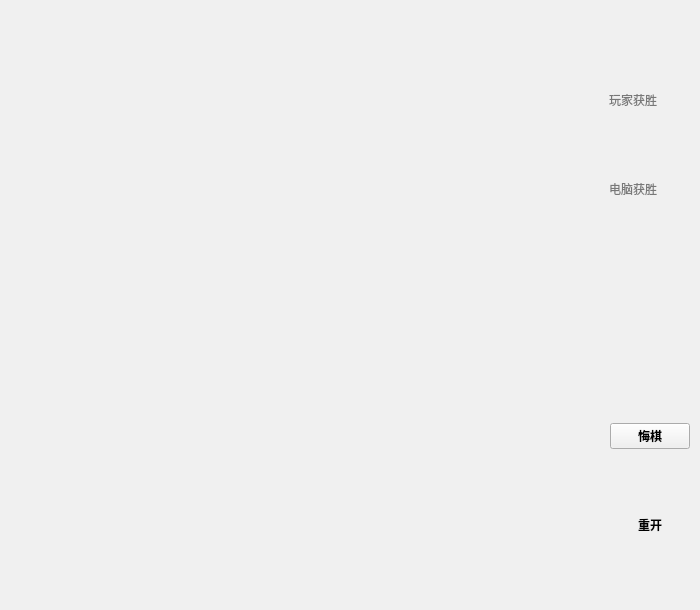
<?xml version="1.0" encoding="UTF-8"?>
<ui version="4.0">
 <class>Widget</class>
 <widget class="QWidget" name="Widget">
  <property name="enabled">
   <bool>true</bool>
  </property>
  <property name="geometry">
   <rect>
    <x>0</x>
    <y>0</y>
    <width>700</width>
    <height>610</height>
   </rect>
  </property>
  <property name="sizePolicy">
   <sizepolicy hsizetype="Fixed" vsizetype="Fixed">
    <horstretch>0</horstretch>
    <verstretch>0</verstretch>
   </sizepolicy>
  </property>
  <property name="minimumSize">
   <size>
    <width>700</width>
    <height>610</height>
   </size>
  </property>
  <property name="maximumSize">
   <size>
    <width>700</width>
    <height>610</height>
   </size>
  </property>
  <property name="palette">
   <palette>
    <active>
     <colorrole role="WindowText">
      <brush brushstyle="SolidPattern">
       <color alpha="255">
        <red>255</red>
        <green>0</green>
        <blue>0</blue>
       </color>
      </brush>
     </colorrole>
     <colorrole role="Button">
      <brush brushstyle="SolidPattern">
       <color alpha="255">
        <red>240</red>
        <green>240</green>
        <blue>240</blue>
       </color>
      </brush>
     </colorrole>
     <colorrole role="Light">
      <brush brushstyle="SolidPattern">
       <color alpha="255">
        <red>255</red>
        <green>255</green>
        <blue>255</blue>
       </color>
      </brush>
     </colorrole>
     <colorrole role="Midlight">
      <brush brushstyle="SolidPattern">
       <color alpha="255">
        <red>227</red>
        <green>227</green>
        <blue>227</blue>
       </color>
      </brush>
     </colorrole>
     <colorrole role="Dark">
      <brush brushstyle="SolidPattern">
       <color alpha="255">
        <red>160</red>
        <green>160</green>
        <blue>160</blue>
       </color>
      </brush>
     </colorrole>
     <colorrole role="Mid">
      <brush brushstyle="SolidPattern">
       <color alpha="255">
        <red>160</red>
        <green>160</green>
        <blue>160</blue>
       </color>
      </brush>
     </colorrole>
     <colorrole role="Text">
      <brush brushstyle="SolidPattern">
       <color alpha="255">
        <red>255</red>
        <green>0</green>
        <blue>0</blue>
       </color>
      </brush>
     </colorrole>
     <colorrole role="BrightText">
      <brush brushstyle="SolidPattern">
       <color alpha="255">
        <red>255</red>
        <green>255</green>
        <blue>255</blue>
       </color>
      </brush>
     </colorrole>
     <colorrole role="ButtonText">
      <brush brushstyle="SolidPattern">
       <color alpha="255">
        <red>0</red>
        <green>0</green>
        <blue>0</blue>
       </color>
      </brush>
     </colorrole>
     <colorrole role="Base">
      <brush brushstyle="SolidPattern">
       <color alpha="255">
        <red>255</red>
        <green>255</green>
        <blue>255</blue>
       </color>
      </brush>
     </colorrole>
     <colorrole role="Window">
      <brush brushstyle="SolidPattern">
       <color alpha="255">
        <red>255</red>
        <green>170</green>
        <blue>0</blue>
       </color>
      </brush>
     </colorrole>
     <colorrole role="Shadow">
      <brush brushstyle="SolidPattern">
       <color alpha="255">
        <red>105</red>
        <green>105</green>
        <blue>105</blue>
       </color>
      </brush>
     </colorrole>
     <colorrole role="Highlight">
      <brush brushstyle="SolidPattern">
       <color alpha="255">
        <red>0</red>
        <green>120</green>
        <blue>215</blue>
       </color>
      </brush>
     </colorrole>
     <colorrole role="HighlightedText">
      <brush brushstyle="SolidPattern">
       <color alpha="255">
        <red>255</red>
        <green>255</green>
        <blue>255</blue>
       </color>
      </brush>
     </colorrole>
     <colorrole role="Link">
      <brush brushstyle="SolidPattern">
       <color alpha="255">
        <red>0</red>
        <green>0</green>
        <blue>255</blue>
       </color>
      </brush>
     </colorrole>
     <colorrole role="LinkVisited">
      <brush brushstyle="SolidPattern">
       <color alpha="255">
        <red>255</red>
        <green>0</green>
        <blue>255</blue>
       </color>
      </brush>
     </colorrole>
     <colorrole role="AlternateBase">
      <brush brushstyle="SolidPattern">
       <color alpha="255">
        <red>245</red>
        <green>245</green>
        <blue>245</blue>
       </color>
      </brush>
     </colorrole>
     <colorrole role="NoRole">
      <brush brushstyle="NoBrush">
       <color alpha="255">
        <red>0</red>
        <green>0</green>
        <blue>0</blue>
       </color>
      </brush>
     </colorrole>
     <colorrole role="ToolTipBase">
      <brush brushstyle="SolidPattern">
       <color alpha="255">
        <red>255</red>
        <green>255</green>
        <blue>220</blue>
       </color>
      </brush>
     </colorrole>
     <colorrole role="ToolTipText">
      <brush brushstyle="SolidPattern">
       <color alpha="255">
        <red>0</red>
        <green>0</green>
        <blue>0</blue>
       </color>
      </brush>
     </colorrole>
     <colorrole role="PlaceholderText">
      <brush brushstyle="NoBrush">
       <color alpha="128">
        <red>255</red>
        <green>0</green>
        <blue>0</blue>
       </color>
      </brush>
     </colorrole>
    </active>
    <inactive>
     <colorrole role="WindowText">
      <brush brushstyle="SolidPattern">
       <color alpha="255">
        <red>0</red>
        <green>0</green>
        <blue>0</blue>
       </color>
      </brush>
     </colorrole>
     <colorrole role="Button">
      <brush brushstyle="SolidPattern">
       <color alpha="255">
        <red>240</red>
        <green>240</green>
        <blue>240</blue>
       </color>
      </brush>
     </colorrole>
     <colorrole role="Light">
      <brush brushstyle="SolidPattern">
       <color alpha="255">
        <red>255</red>
        <green>255</green>
        <blue>255</blue>
       </color>
      </brush>
     </colorrole>
     <colorrole role="Midlight">
      <brush brushstyle="SolidPattern">
       <color alpha="255">
        <red>227</red>
        <green>227</green>
        <blue>227</blue>
       </color>
      </brush>
     </colorrole>
     <colorrole role="Dark">
      <brush brushstyle="SolidPattern">
       <color alpha="255">
        <red>160</red>
        <green>160</green>
        <blue>160</blue>
       </color>
      </brush>
     </colorrole>
     <colorrole role="Mid">
      <brush brushstyle="SolidPattern">
       <color alpha="255">
        <red>160</red>
        <green>160</green>
        <blue>160</blue>
       </color>
      </brush>
     </colorrole>
     <colorrole role="Text">
      <brush brushstyle="SolidPattern">
       <color alpha="255">
        <red>0</red>
        <green>0</green>
        <blue>0</blue>
       </color>
      </brush>
     </colorrole>
     <colorrole role="BrightText">
      <brush brushstyle="SolidPattern">
       <color alpha="255">
        <red>255</red>
        <green>255</green>
        <blue>255</blue>
       </color>
      </brush>
     </colorrole>
     <colorrole role="ButtonText">
      <brush brushstyle="SolidPattern">
       <color alpha="255">
        <red>0</red>
        <green>0</green>
        <blue>0</blue>
       </color>
      </brush>
     </colorrole>
     <colorrole role="Base">
      <brush brushstyle="SolidPattern">
       <color alpha="255">
        <red>255</red>
        <green>255</green>
        <blue>255</blue>
       </color>
      </brush>
     </colorrole>
     <colorrole role="Window">
      <brush brushstyle="SolidPattern">
       <color alpha="255">
        <red>240</red>
        <green>240</green>
        <blue>240</blue>
       </color>
      </brush>
     </colorrole>
     <colorrole role="Shadow">
      <brush brushstyle="SolidPattern">
       <color alpha="255">
        <red>105</red>
        <green>105</green>
        <blue>105</blue>
       </color>
      </brush>
     </colorrole>
     <colorrole role="Highlight">
      <brush brushstyle="SolidPattern">
       <color alpha="255">
        <red>240</red>
        <green>240</green>
        <blue>240</blue>
       </color>
      </brush>
     </colorrole>
     <colorrole role="HighlightedText">
      <brush brushstyle="SolidPattern">
       <color alpha="255">
        <red>0</red>
        <green>0</green>
        <blue>0</blue>
       </color>
      </brush>
     </colorrole>
     <colorrole role="Link">
      <brush brushstyle="SolidPattern">
       <color alpha="255">
        <red>0</red>
        <green>0</green>
        <blue>255</blue>
       </color>
      </brush>
     </colorrole>
     <colorrole role="LinkVisited">
      <brush brushstyle="SolidPattern">
       <color alpha="255">
        <red>255</red>
        <green>0</green>
        <blue>255</blue>
       </color>
      </brush>
     </colorrole>
     <colorrole role="AlternateBase">
      <brush brushstyle="SolidPattern">
       <color alpha="255">
        <red>245</red>
        <green>245</green>
        <blue>245</blue>
       </color>
      </brush>
     </colorrole>
     <colorrole role="NoRole">
      <brush brushstyle="NoBrush">
       <color alpha="255">
        <red>0</red>
        <green>0</green>
        <blue>0</blue>
       </color>
      </brush>
     </colorrole>
     <colorrole role="ToolTipBase">
      <brush brushstyle="SolidPattern">
       <color alpha="255">
        <red>255</red>
        <green>255</green>
        <blue>220</blue>
       </color>
      </brush>
     </colorrole>
     <colorrole role="ToolTipText">
      <brush brushstyle="SolidPattern">
       <color alpha="255">
        <red>0</red>
        <green>0</green>
        <blue>0</blue>
       </color>
      </brush>
     </colorrole>
     <colorrole role="PlaceholderText">
      <brush brushstyle="NoBrush">
       <color alpha="128">
        <red>255</red>
        <green>0</green>
        <blue>0</blue>
       </color>
      </brush>
     </colorrole>
    </inactive>
    <disabled>
     <colorrole role="WindowText">
      <brush brushstyle="SolidPattern">
       <color alpha="255">
        <red>120</red>
        <green>120</green>
        <blue>120</blue>
       </color>
      </brush>
     </colorrole>
     <colorrole role="Button">
      <brush brushstyle="SolidPattern">
       <color alpha="255">
        <red>240</red>
        <green>240</green>
        <blue>240</blue>
       </color>
      </brush>
     </colorrole>
     <colorrole role="Light">
      <brush brushstyle="SolidPattern">
       <color alpha="255">
        <red>255</red>
        <green>255</green>
        <blue>255</blue>
       </color>
      </brush>
     </colorrole>
     <colorrole role="Midlight">
      <brush brushstyle="SolidPattern">
       <color alpha="255">
        <red>247</red>
        <green>247</green>
        <blue>247</blue>
       </color>
      </brush>
     </colorrole>
     <colorrole role="Dark">
      <brush brushstyle="SolidPattern">
       <color alpha="255">
        <red>160</red>
        <green>160</green>
        <blue>160</blue>
       </color>
      </brush>
     </colorrole>
     <colorrole role="Mid">
      <brush brushstyle="SolidPattern">
       <color alpha="255">
        <red>160</red>
        <green>160</green>
        <blue>160</blue>
       </color>
      </brush>
     </colorrole>
     <colorrole role="Text">
      <brush brushstyle="SolidPattern">
       <color alpha="255">
        <red>120</red>
        <green>120</green>
        <blue>120</blue>
       </color>
      </brush>
     </colorrole>
     <colorrole role="BrightText">
      <brush brushstyle="SolidPattern">
       <color alpha="255">
        <red>255</red>
        <green>255</green>
        <blue>255</blue>
       </color>
      </brush>
     </colorrole>
     <colorrole role="ButtonText">
      <brush brushstyle="SolidPattern">
       <color alpha="255">
        <red>120</red>
        <green>120</green>
        <blue>120</blue>
       </color>
      </brush>
     </colorrole>
     <colorrole role="Base">
      <brush brushstyle="SolidPattern">
       <color alpha="255">
        <red>255</red>
        <green>170</green>
        <blue>0</blue>
       </color>
      </brush>
     </colorrole>
     <colorrole role="Window">
      <brush brushstyle="SolidPattern">
       <color alpha="255">
        <red>255</red>
        <green>170</green>
        <blue>0</blue>
       </color>
      </brush>
     </colorrole>
     <colorrole role="Shadow">
      <brush brushstyle="SolidPattern">
       <color alpha="255">
        <red>0</red>
        <green>0</green>
        <blue>0</blue>
       </color>
      </brush>
     </colorrole>
     <colorrole role="Highlight">
      <brush brushstyle="SolidPattern">
       <color alpha="255">
        <red>0</red>
        <green>120</green>
        <blue>215</blue>
       </color>
      </brush>
     </colorrole>
     <colorrole role="HighlightedText">
      <brush brushstyle="SolidPattern">
       <color alpha="255">
        <red>255</red>
        <green>255</green>
        <blue>255</blue>
       </color>
      </brush>
     </colorrole>
     <colorrole role="Link">
      <brush brushstyle="SolidPattern">
       <color alpha="255">
        <red>0</red>
        <green>0</green>
        <blue>255</blue>
       </color>
      </brush>
     </colorrole>
     <colorrole role="LinkVisited">
      <brush brushstyle="SolidPattern">
       <color alpha="255">
        <red>255</red>
        <green>0</green>
        <blue>255</blue>
       </color>
      </brush>
     </colorrole>
     <colorrole role="AlternateBase">
      <brush brushstyle="SolidPattern">
       <color alpha="255">
        <red>245</red>
        <green>245</green>
        <blue>245</blue>
       </color>
      </brush>
     </colorrole>
     <colorrole role="NoRole">
      <brush brushstyle="NoBrush">
       <color alpha="255">
        <red>0</red>
        <green>0</green>
        <blue>0</blue>
       </color>
      </brush>
     </colorrole>
     <colorrole role="ToolTipBase">
      <brush brushstyle="SolidPattern">
       <color alpha="255">
        <red>255</red>
        <green>255</green>
        <blue>220</blue>
       </color>
      </brush>
     </colorrole>
     <colorrole role="ToolTipText">
      <brush brushstyle="SolidPattern">
       <color alpha="255">
        <red>0</red>
        <green>0</green>
        <blue>0</blue>
       </color>
      </brush>
     </colorrole>
     <colorrole role="PlaceholderText">
      <brush brushstyle="NoBrush">
       <color alpha="128">
        <red>255</red>
        <green>0</green>
        <blue>0</blue>
       </color>
      </brush>
     </colorrole>
    </disabled>
   </palette>
  </property>
  <property name="windowTitle">
   <string>五子棋人机对决</string>
  </property>
  <widget class="QWidget" name="verticalLayoutWidget">
   <property name="geometry">
    <rect>
     <x>610</x>
     <y>360</y>
     <width>82</width>
     <height>241</height>
    </rect>
   </property>
   <layout class="QVBoxLayout" name="verticalLayout">
    <property name="spacing">
     <number>0</number>
    </property>
    <property name="leftMargin">
     <number>0</number>
    </property>
    <property name="rightMargin">
     <number>0</number>
    </property>
    <item>
     <widget class="QPushButton" name="withdraw">
      <property name="enabled">
       <bool>true</bool>
      </property>
      <property name="sizePolicy">
       <sizepolicy hsizetype="Fixed" vsizetype="Fixed">
        <horstretch>0</horstretch>
        <verstretch>0</verstretch>
       </sizepolicy>
      </property>
      <property name="font">
       <font>
        <weight>75</weight>
        <bold>true</bold>
       </font>
      </property>
      <property name="cursor">
       <cursorShape>PointingHandCursor</cursorShape>
      </property>
      <property name="text">
       <string>悔棋</string>
      </property>
     </widget>
    </item>
    <item>
     <widget class="QPushButton" name="restart">
      <property name="enabled">
       <bool>true</bool>
      </property>
      <property name="sizePolicy">
       <sizepolicy hsizetype="Fixed" vsizetype="Fixed">
        <horstretch>0</horstretch>
        <verstretch>0</verstretch>
       </sizepolicy>
      </property>
      <property name="font">
       <font>
        <weight>75</weight>
        <bold>true</bold>
       </font>
      </property>
      <property name="cursor">
       <cursorShape>PointingHandCursor</cursorShape>
      </property>
      <property name="focusPolicy">
       <enum>Qt::StrongFocus</enum>
      </property>
      <property name="acceptDrops">
       <bool>false</bool>
      </property>
      <property name="statusTip">
       <string/>
      </property>
      <property name="text">
       <string>重开</string>
      </property>
      <property name="flat">
       <bool>true</bool>
      </property>
     </widget>
    </item>
   </layout>
  </widget>
  <widget class="QWidget" name="verticalLayoutWidget_2">
   <property name="geometry">
    <rect>
     <x>609</x>
     <y>59</y>
     <width>81</width>
     <height>171</height>
    </rect>
   </property>
   <layout class="QVBoxLayout" name="verticalLayout_2">
    <item>
     <widget class="QLabel" name="Human_win">
      <property name="enabled">
       <bool>false</bool>
      </property>
      <property name="palette">
       <palette>
        <active>
         <colorrole role="Text">
          <brush brushstyle="SolidPattern">
           <color alpha="255">
            <red>255</red>
            <green>0</green>
            <blue>0</blue>
           </color>
          </brush>
         </colorrole>
         <colorrole role="PlaceholderText">
          <brush brushstyle="NoBrush">
           <color alpha="128">
            <red>255</red>
            <green>0</green>
            <blue>0</blue>
           </color>
          </brush>
         </colorrole>
        </active>
        <inactive>
         <colorrole role="Text">
          <brush brushstyle="SolidPattern">
           <color alpha="255">
            <red>0</red>
            <green>0</green>
            <blue>0</blue>
           </color>
          </brush>
         </colorrole>
         <colorrole role="PlaceholderText">
          <brush brushstyle="NoBrush">
           <color alpha="128">
            <red>255</red>
            <green>0</green>
            <blue>0</blue>
           </color>
          </brush>
         </colorrole>
        </inactive>
        <disabled>
         <colorrole role="Text">
          <brush brushstyle="SolidPattern">
           <color alpha="255">
            <red>120</red>
            <green>120</green>
            <blue>120</blue>
           </color>
          </brush>
         </colorrole>
         <colorrole role="PlaceholderText">
          <brush brushstyle="NoBrush">
           <color alpha="128">
            <red>255</red>
            <green>0</green>
            <blue>0</blue>
           </color>
          </brush>
         </colorrole>
        </disabled>
       </palette>
      </property>
      <property name="text">
       <string>玩家获胜</string>
      </property>
      <property name="textFormat">
       <enum>Qt::RichText</enum>
      </property>
     </widget>
    </item>
    <item>
     <widget class="QLabel" name="Machine_win">
      <property name="enabled">
       <bool>false</bool>
      </property>
      <property name="text">
       <string>电脑获胜</string>
      </property>
      <property name="textFormat">
       <enum>Qt::RichText</enum>
      </property>
     </widget>
    </item>
   </layout>
  </widget>
 </widget>
 <resources/>
 <connections/>
</ui>
